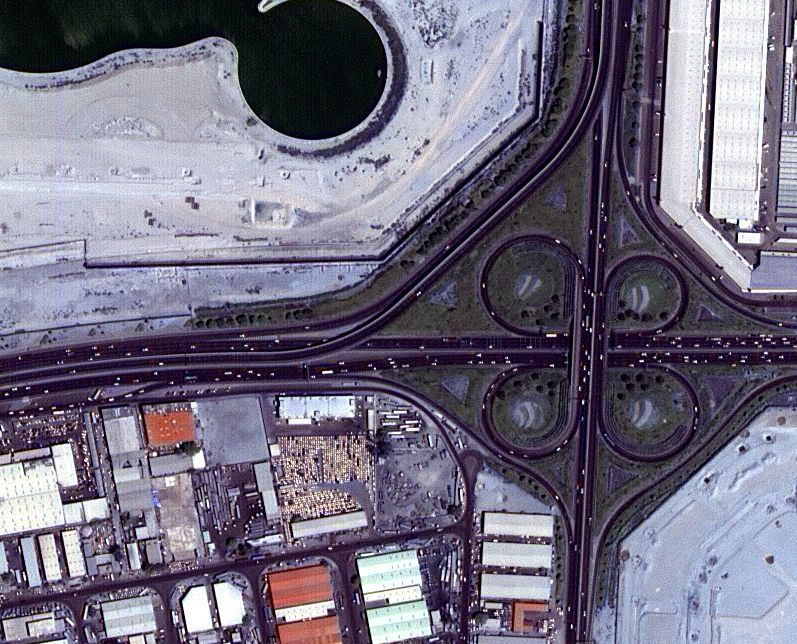
#> input picture image_demo/sample.jpg, 797 x 644 px
$ python patch_image.py
#> lines starting #> are read from the running program, lines starting #| are printed output that depends on the picture
#> further down, img is the input picture: shape (644, 797, 3); mean B, G, R 127.1, 109, 113.7
### patcher/__init__.py
#!/usr/bin/env python

"""
Purpose: split a large (image) array into patches and merge small patches to a large array
Author: Zheng (Will) Wang
Website: https://willzhengwang.github.io/homepage/

MIT Licence
Copyright (c) 2022 Will Zheng WANG

Permission is hereby granted, free of charge, to any person obtaining a copy
of this software and associated documentation files (the "Software"), to deal
in the Software without restriction, including without limitation the rights
to use, copy, modify, merge, publish, distribute, sublicense, and/or sell
copies of the Software, and to permit persons to whom the Software is
furnished to do so, subject to the following conditions:

The above copyright notice and this permission notice shall be included in all
copies or substantial portions of the Software.

THE SOFTWARE IS PROVIDED "AS IS", WITHOUT WARRANTY OF ANY KIND, EXPRESS OR
IMPLIED, INCLUDING BUT NOT LIMITED TO THE WARRANTIES OF MERCHANTABILITY,
FITNESS FOR A PARTICULAR PURPOSE AND NONINFRINGEMENT. IN NO EVENT SHALL THE
AUTHORS OR COPYRIGHT HOLDERS BE LIABLE FOR ANY CLAIM, DAMAGES OR OTHER
LIABILITY, WHETHER IN AN ACTION OF CONTRACT, TORT OR OTHERWISE, ARISING FROM,
OUT OF OR IN CONNECTION WITH THE SOFTWARE OR THE USE OR OTHER DEALINGS IN THE
SOFTWARE.

"""

from typing import Tuple
import numpy as np
from numpy.lib.stride_tricks import as_strided
import numbers


def make_patches(arr_in: np.ndarray, patch_size: Tuple, step=1,
                 do_pad: bool=False, mode: str='constant', **kwargs) -> np.ndarray:

    """
    Split an N-dimensional numpy array into small patches.

    Args:
        arr_in (np.ndarray): input array
        patch_size (Tuple): window shape
        step (int/Tuple, optional): the step size between patches. A single integer, or a tuple that has the same as patch_size. Defaults to 1.
        do_pad (bool, optional): padding option. Defaults to False.
        mode (str, optional): the mode used in numpy.pad(). Defaults to 'constant'.
        kwargs: dict. Any keyword arguments the numpy.pad() requires.
    """
    return view_as_windows(arr_in, patch_size, step, do_pad=do_pad, mode=mode, **kwargs)


def merge_patches(patches: np.ndarray, out_shape: Tuple=None, step: int=1) -> np.ndarray:
    """
    Merge small patches into a large array.

    Args:
        patches (np.ndarray): _description_
        out_shape (Tuple): target out array shape.
                            Defaults to None: (n_patches - 1) * step + max(patch_size, step) along each axis
                            out_shape is larger than the default size: padding zeros to the end
                            out_shape is less than the default size: cutting downing
        step (int/Tuple, optional): the step size between patches.

    Raises:
        ValueError: _description_
        ValueError: _description_
        ValueError: _description_

    Returns:
        np.ndarray: _description_
    """

    # -- basic checks on arguments

    ndim = len(patches.shape) // 2

    if out_shape is None:
        out_shape = (None, ) * ndim
    elif len(out_shape) != ndim:
        raise ValueError("`patches` is incompatible with `out_shape`")

    if isinstance(step, numbers.Number):
        if step < 1:
            raise ValueError("`step` must be >= 1")
        step = (step,) * ndim

    if len(step) != ndim:
        raise ValueError("`step` is incompatible with `out_shape`")

    while np.any(np.array(list(patches.shape)[:ndim]) != 1):
        for axis in range(ndim):
            patches = merge_along_axis(patches, axis, step[axis])

    assert np.all(np.array(patches.shape)[:ndim] == 1)
    for _ in np.arange(ndim):
        patches = np.squeeze(patches, axis=0)

    # deal with None out_shape
    if np.any(np.array(out_shape) != None):
        # `patches` is the merged array
        for axis in range(ndim):
            if out_shape[axis] > patches.shape[axis]:
                patches = patches[dynamic_slicing(patches, axis, 0, out_shape[axis])]
                # add zeros to the end
                add_shape = list(patches.shape)
                add_shape[axis] = out_shape[axis] - patches.shape[axis]
                patches = np.concatenate((patches, np.zeros(tuple(add_shape), dtype=patches.dtype)), axis=axis)
            elif out_shape[axis] < patches.shape[axis]:
                patches = patches[dynamic_slicing(patches, axis + ndim, 0,  out_shape[axis])]

    return patches


def view_as_windows(arr_in: np.ndarray, win_shape: Tuple, step=1, do_pad=False, mode='constant', **kwargs):
    """
    # The code is developed on top of https://github.com/scikit-image/scikit-image/blob/main/skimage/util/shape.py

    # Copyright (C) 2011, the scikit-image team All rights reserved.
    #
    # Redistribution and use in source and binary forms, with or without modification,
    # are permitted provided that the following conditions are met:
    #
    # Redistributions of source code must retain the above copyright notice, this list of conditions and the following disclaimer.
    # Redistributions in binary form must reproduce the above copyright notice, this list of conditions and the following disclaimer
    # in the documentation and/or other materials provided with the distribution.
    # Neither the name of skimage nor the names of its contributors may be used to endorse or promote products derived from this software
    # without specific prior written permission.
    # THIS SOFTWARE IS PROVIDED BY THE AUTHOR ``AS IS'' AND ANY EXPRESS OR IMPLIED WARRANTIES, INCLUDING, BUT NOT LIMITED TO,
    # THE IMPLIED WARRANTIES OF MERCHANTABILITY AND FITNESS FOR A PARTICULAR PURPOSE ARE DISCLAIMED.
    # IN NO EVENT SHALL THE AUTHOR BE LIABLE FOR ANY DIRECT, INDIRECT, INCIDENTAL, SPECIAL, EXEMPLARY, OR CONSEQUENTIAL DAMAGES
    # (INCLUDING, BUT NOT LIMITED TO, PROCUREMENT OF SUBSTITUTE GOODS OR SERVICES; LOSS OF USE, DATA, OR PROFITS; OR BUSINESS INTERRUPTION)
    # HOWEVER CAUSED AND ON ANY THEORY OF LIABILITY, WHETHER IN CONTRACT, STRICT LIABILITY, OR TORT (INCLUDING NEGLIGENCE OR OTHERWISE)
    # ARISING IN ANY WAY OUT OF THE USE OF THIS SOFTWARE, EVEN IF ADVISED OF THE POSSIBILITY OF SUCH DAMAGE.

    Args:
        arr_in (np.ndarray): input array
        win_shape (Tuple): window shape
        step (int/Tuple, optional): the step size between patches. A single integer, or a tuple that has the same as patch_size. Defaults to 1.
        do_pad (bool, optional): padding option. Defaults to False.
        mode (str, optional): the mode used in numpy.pad(). Defaults to 'constant'.
        kwargs: dict. Any keyword arguments the numpy.pad() requires.

    Returns:
        _type_: _description_
    """
#> called with win_shape = (256, 256, 3), step = (228, 228, 3), do_pad = True, mode = 'constant'

    # -- basic checks on arguments
    if not isinstance(arr_in, np.ndarray):
        raise TypeError("`arr_in` must be a numpy ndarray")

    ndim = arr_in.ndim
#> ndim = 3

    if isinstance(win_shape, numbers.Number):
        win_shape = (win_shape,) * ndim
    if not (len(win_shape) == ndim):
        raise ValueError("`win_shape` is incompatible with `arr_in.shape`")

    if isinstance(step, numbers.Number):
        if step < 1:
            raise ValueError("`step` must be >= 1")
        step = (step,) * ndim

    if len(step) != ndim:
        raise ValueError("`step` is incompatible with `arr_in.shape`")

    arr_shape = np.array(arr_in.shape)
#> arr_shape = [644, 797, 3]
    win_shape = np.array(win_shape, dtype=arr_shape.dtype)
#> win_shape = [256, 256, 3]

    if ((arr_shape - win_shape) < 0).any():
        raise ValueError("`win_shape` is too large")

    if ((win_shape - 1) < 0).any():
        raise ValueError("`win_shape` is too small")

    win_indices_shape = (np.array(arr_in.shape) - np.max(np.array([np.array(win_shape), np.array(step)]), axis=0)) // np.array(step) + 1
#> win_indices_shape = [2, 3, 1]

    if do_pad:
        win_remainders = np.remainder((np.array(arr_in.shape) - np.max(np.array([np.array(win_shape), np.array(step)]), axis=0)), np.array(step))
#> win_remainders = [160, 85, 0]
        if np.any(win_remainders):
            npad = [(0, 0)] * ndim
#> npad = [(0, 0), (0, 0), (0, 0)]
            for i, remainder in enumerate(win_remainders):
                if remainder != 0:
                    npad[i] = (0, win_indices_shape[i] * step[i] + win_shape[i] - arr_in.shape[i])
                    win_indices_shape[i] += 1
            arr_in = np.pad(arr_in, pad_width=npad, mode=mode, **kwargs)
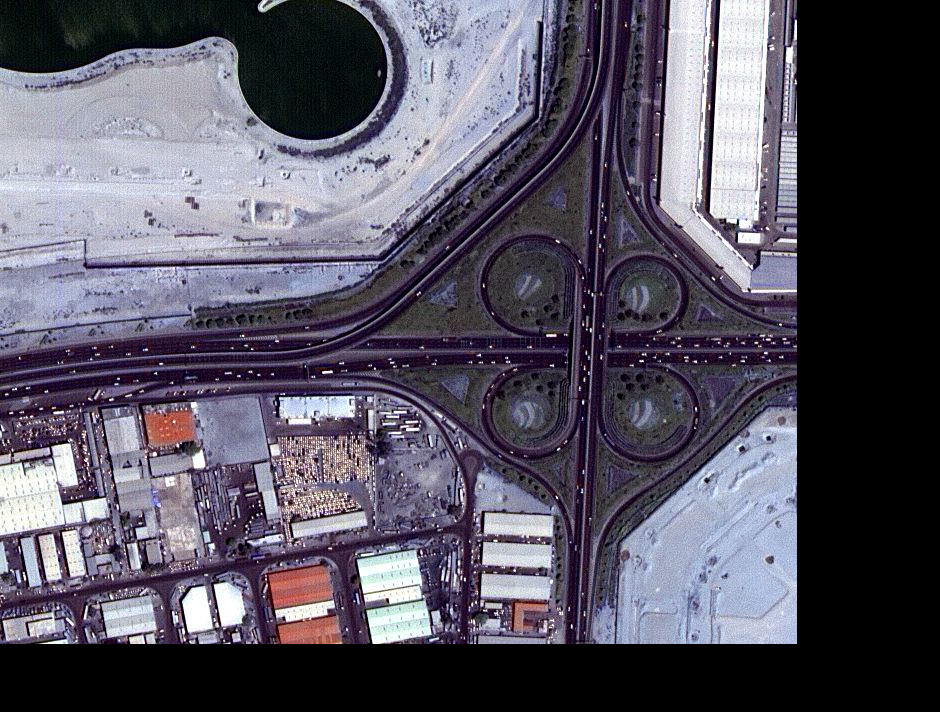
#> arr_in: shape (712, 940, 3); mean of channels 0, 1, 2 97.5, 83.6, 87.2; drawn as B, G, R

    # -- build rolling window view
    slices = tuple(slice(None, None, st) for st in step)
    window_strides = np.array(arr_in.strides)
#> window_strides = [2820, 3, 1]

    indexing_strides = arr_in[slices].strides
#> indexing_strides = (642960, 684, 3)

    new_shape = tuple(list(win_indices_shape) + list(win_shape))
    strides = tuple(list(indexing_strides) + list(window_strides))
#> strides = (642960, 684, 3, 2820, 3, 1)

    arr_out = as_strided(arr_in, shape=new_shape, strides=strides)
    return arr_out


def dynamic_slicing(arr: np.ndarray, axis: int, start: int=None, end: int=None):
    """
    Slice an array from the start to the end along a dynamic axis

    Args:
        arr (np.ndarray): _description_
        axis (int): _description_
        start (int, optional): _description_. Defaults to None.
        end (int, optional): _description_. Defaults to None.

    Returns:
        _type_: _description_
    """

    if start is None or end is None:
        # get all indices along this axis
        start = 0
        end = arr.shape[axis]
    return (slice(None),) * (axis % arr.ndim) + (slice(start, end, 1),)


def merge_along_axis(patches: np.ndarray, axis: int, step: int) -> np.ndarray:
    """
    Unpatch/merge small patches along a specific axis.

    Assuming the final mosaic shape: [H, W, D]; the single patch shape: [p_h, p_w, p_d]; and the patch indices shape [s_h, s_w, s_d].
    This function will achieve the following:
    input patches: [s_h, s_w, s_d, p_h, p_w, p_d]; along the axis=0; --> output patches [1, s_w, s_d, H, p_w, p_d]
    input patches: [s_h, s_w, s_d, p_h, p_w, p_d]; along the axis=1; --> output patches [s_h, 1, s_d, p_h, W, p_d]

    Args:
        patches (np.ndarray): _description_
        axis (int): _description_
        step (int): _description_

    Returns:
        np.ndarray: patches merged along the specific axis
    """

    assert isinstance(step, numbers.Number),  "`step` must be a single number"
    assert len(patches.shape) % 2 == 0, "the shape of `patches` is incorrect"
    ndim = len(patches.shape) // 2

    win_indices_shape = tuple(list(patches.shape)[:ndim])
    win_shape = tuple(list(patches.shape)[-ndim:])

    # along this axis
    n_patches = win_indices_shape[axis]

    if n_patches == 1:
        return patches

    win_size = win_shape[axis]
    ovl_size = win_shape[axis] - step
    mosaic_size = (n_patches - 1) * step + max(win_size, step)

    # mosaic results along this axis
    mosaic_shape = list(patches.shape)
    mosaic_shape[axis],  mosaic_shape[axis + ndim] = 1, mosaic_size
    mosaic = np.zeros(tuple(mosaic_shape), dtype=patches.dtype)

    for j in range(n_patches):

        if ovl_size > 0:
            # for the unique section
            uni_section = (j * step + ovl_size, (j + 1) * step)
            uni_inds = dynamic_slicing(mosaic, axis + ndim, uni_section[0], uni_section[1])
            strip_patches = patches[dynamic_slicing(patches, axis, j, j+1)]
            mosaic[uni_inds] = strip_patches[dynamic_slicing(strip_patches, axis+ndim, ovl_size, step)]

            # for the overlaps
            if j == 0:
                # the first item
                ovl_section = (0, ovl_size)
                ovl_inds = dynamic_slicing(mosaic, axis + ndim, ovl_section[0], ovl_section[1])
                mosaic[ovl_inds] = strip_patches[dynamic_slicing(strip_patches, axis+ndim, 0, ovl_size)]
            else:
                # intermediate items
                ovl_section = (j * step, j * step + ovl_size)
                ovl_inds = dynamic_slicing(mosaic, axis + ndim, ovl_section[0], ovl_section[1])
                strip_patches_pre = patches[dynamic_slicing(patches, axis, j - 1, j)]
                mosaic[ovl_inds] = np.mean(np.array([strip_patches[dynamic_slicing(strip_patches, axis+ndim, 0, ovl_size)],
                                                     strip_patches_pre[dynamic_slicing(strip_patches_pre, axis+ndim, win_size-ovl_size, win_size)]]), axis=0)
            if j == n_patches - 1:
                # the last item
                ovl_section = (mosaic_size - ovl_size, mosaic_size)
                ovl_inds = dynamic_slicing(mosaic, axis + ndim, ovl_section[0], ovl_section[1])
                mosaic[ovl_inds] = strip_patches[dynamic_slicing(strip_patches, axis+ndim, win_size-ovl_size, win_size)]
        else:
            # for the unique section
            uni_section = (j * step , j * step + win_size)
            uni_inds = dynamic_slicing(mosaic, axis + ndim, uni_section[0], uni_section[1])
            strip_patches = patches[dynamic_slicing(patches, axis, j, j+1)]
            mosaic[uni_inds] = strip_patches[dynamic_slicing(strip_patches, axis+ndim, 0, win_size)]

    return mosaic

### image_demo/patch_image.py
import cv2
import numpy as np
import matplotlib.pyplot as plt
from patcher import make_patches, merge_patches

if __name__ == '__main__':

    # read an image
    img = cv2.imread('sample.jpg')
    fig = plt.figure()
    plt.imshow(img)
    plt.axis('off')
    plt.title('Large Image', fontsize=18)
    fig.tight_layout()
    fig.savefig('original.jpg')
    plt.show()

    # split the image into small patches with padding
    patches = make_patches(img, (256, 256, 3), step=(228, 228, 3), do_pad=True)
    patch_indices = list(patches.shape[:3])
    fig, axarr = plt.subplots(patch_indices[0], patch_indices[1])

    for r in np.arange(patch_indices[0]):
        for c in np.arange(patch_indices[1]):
            patch = patches[r, c, 0]
            axarr[r, c].imshow(patch)
            axarr[r, c].axis('off')
    plt.suptitle('Small Patches', fontsize=18)
    fig.tight_layout()
    plt.savefig('patches.jpg')
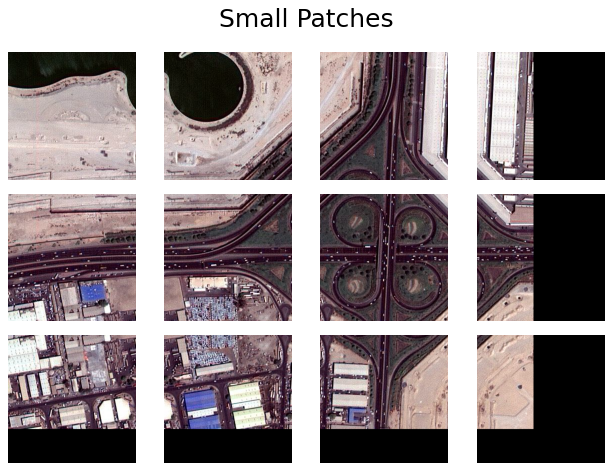
#> figure drawn by matplotlib, 12 panels
    plt.show()

    mosaic = merge_patches(patches, out_shape=img.shape, step=(228, 228, 3))
#> the loop in merge_patches, `for _ in np.arange(ndim):` made 3 passes
#> the loop in merge_patches, `for axis in range(ndim):` made 3 passes
#> pass 1, in merge_patches, `patches = patches[dynamic_slicing(patches, axis + ndim, 0,  out_shape[..`:
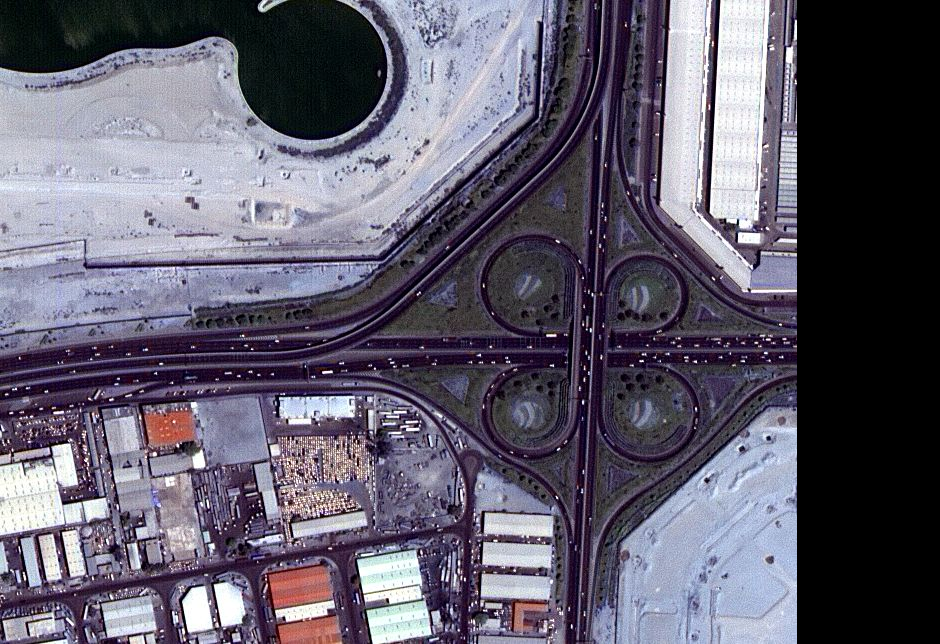
#> patches: shape (644, 940, 3); mean of channels 0, 1, 2 107.8, 92.4, 96.4; drawn as B, G, R
    fig = plt.figure()
    plt.imshow(mosaic)
    plt.axis('off')
    plt.title('Merged Image', fontsize=18)
    fig.tight_layout()
    fig.savefig('merged.jpg')
    plt.show()
